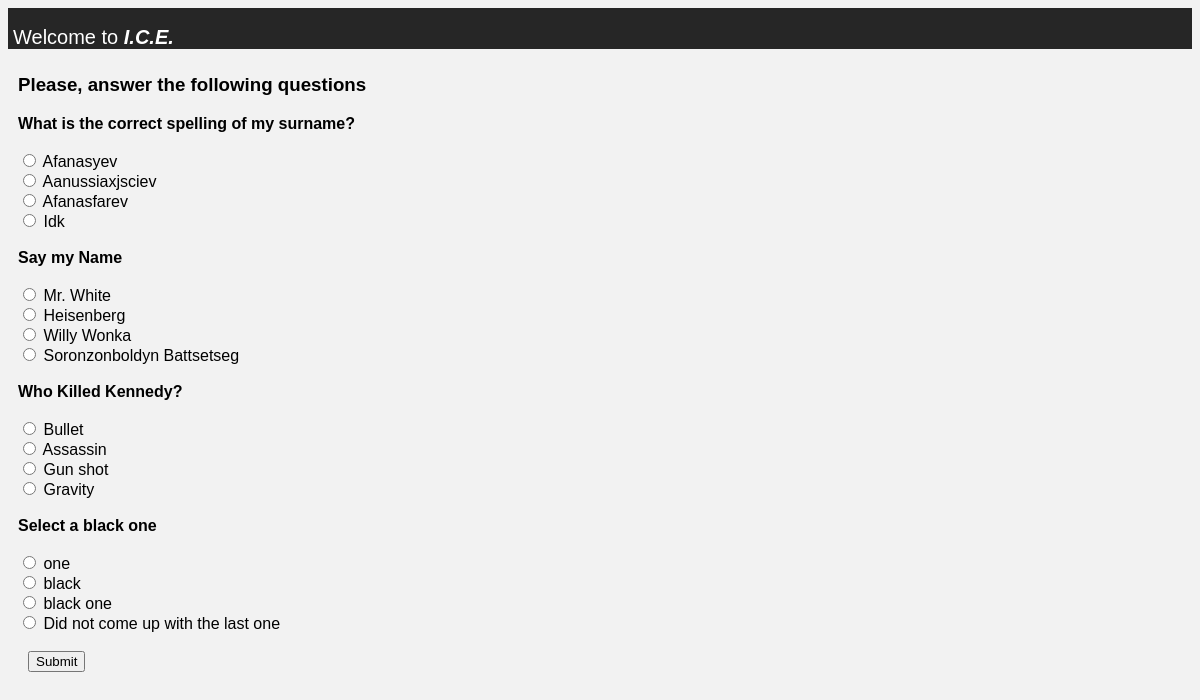
/quiz/take_quiz/1, run on the app's committed database.
### quiz/models.py (models this page shows)
class Question(models.Model):
    body = models.CharField(max_length = 100)
    quizBank = models.ForeignKey(QuizBank, on_delete= models.CASCADE)
    def __str__(self):
        return self.body

class AnswerOptions(models.Model):  #stores answer options
    body = models.CharField(max_length = 50)
    question = models.ForeignKey(Question, on_delete= models.CASCADE)
    correct_incorrect = models.BooleanField()#indicates whether provided answer option is actually a correct answer or not
    def __str__(self):
        return self.body

### quiz/views.py (the view, shortened to what this page needs)
# urls.py: path('take_quiz/<str:quiz_bank_id>', views.QuizTake.as_view(), name = 'take_quiz_url'),
class QuizTake(View):
    def get(self, request, quiz_bank_id):
        quiz_bank = QuizBank.objects.get(id = quiz_bank_id)
        print(quiz_bank)
        questions = list(Question.objects.filter(quizBank = quiz_bank))
        shuffle(questions)
        questions [:quiz_bank.required_questions_num]
        for question in questions:
            answer_options =AnswerOptions.objects.filter(question = question)
            question.answer_options = answer_options
        return render (request, 'quiz/take_quiz.html', context = {'quiz_bank' : quiz_bank, 'questions' : questions})

### quiz/models.py (called while the page is built)
    def __str__(self):
        return self.title

### quiz/templates/quiz/take_quiz.html (shortened to what this page needs)
<head>
{%load static%}
<link rel="stylesheet" type="text/css" href="{%static 'css/style.css'%}">
<div id = "header">
<h2>  Welcome to <span> I.C.E. </span></h2>
</div>
</head>
<body>
<h3>Please, answer the following questions</h3>
<form action = "{% url 'take_quiz_url' quiz_bank.id %}" method = "POST">
    {% for question in questions %}
        <strong>{{question}}</strong>
        <br>
        {% for answer_option in question.answer_options %}
            <br>
            <input type = 'radio' name = "{{question}}" value ="{{answer_option.id}}"> {{answer_option}}
        {% endfor %}
        <br>
        <br>
    {% endfor %}
    <button type = "Submit">Submit</button>
</form>
</body>

### static/css/style.css (style rules this page uses)
button { margin-left: 10px; }
body { font-family: "helvetica"; background-color: #f2f2f2; }
span { font-weight: bold; font-style: italic; }
h2 { padding-left: 5px; font-weight: lighter; color: white; font-size: 20px; }
h3 { padding-left: 10px; padding-top: 7px; }
#header { padding-top: 1px; padding-bottom: 0px; background-color: #262626; }
form { margin-left: 10px; }

### data on the page
Question: body "What is the correct spelling of my surname?"
AnswerOptions: body "Afanasyev"
AnswerOptions: body "Aanussiaxjsciev"
AnswerOptions: body "Afanasfarev"
AnswerOptions: body "Idk"
Question: body "Say my Name"
AnswerOptions: body "Mr. White"
AnswerOptions: body "Heisenberg"
AnswerOptions: body "Willy Wonka"
AnswerOptions: body "Soronzonboldyn Battsetseg"
Question: body "Who Killed Kennedy?"
AnswerOptions: body "Bullet"
AnswerOptions: body "Assassin"
AnswerOptions: body "Gun shot"
AnswerOptions: body "Gravity"
Question: body "Select a black one"
AnswerOptions: body "one"
AnswerOptions: body "black"
AnswerOptions: body "black one"
AnswerOptions: body "Did not come up with the last one"
